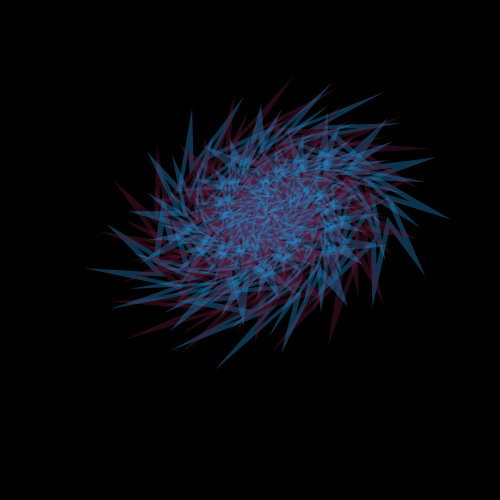
Frame 1 (no input)
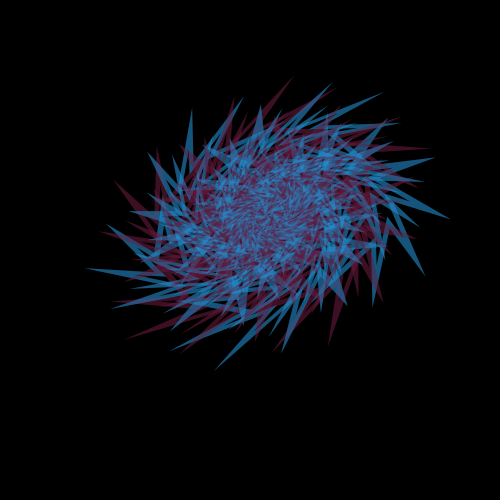
Frame 2 (the mouse pressed at the canvas centre, redrawn once)

The Processing sketch that drew these frames (run headless with seeded random() and noise(); the mouse was pressed at the canvas centre and the sketch redrawn once):

// Processing sketch: processing_84742
// ── processing_84742.pde

void setup(){
 smooth();
  background(/*225,245,243*/0);
  size(500, 500);
}
void draw(){

mouseX=100;
mouseY=100;
float x=20;//mouseX;
float y=40;//mouseY;
float n=10;//3+random(8); // nombre de cotes du polygone
float R=40;//+random(50); // rayon du polygone 
float r=4*R/2; // rayon de l'etoile polygonale
color bleu=color(35,137,203);
color rose=color(95,24,56);
color jaune=color(237,162,0);
strokeWeight(5);
noFill();
float pisn=PI/n;
translate(width/2+r,height/2-r);
//for(int j=0;j</*n*5*/1;j++){forme simple
for(int j=0;j<=n*5;j++){
  {if (j%2==0){
  stroke(bleu,96);}
  else{
 stroke(rose,99);}
// dessin des n sommets du polygone
beginShape();
for(int k=0;k<n;k++) {
if (n%2==0){ // cas du polygone a un nombre pair de sommets
  vertex(x+R*cos(k*2*pisn-pisn),y-R*sin(k*2*pisn-pisn));
  vertex(x+r*cos(k*2*pisn-2*pisn),y-r*sin(k*2*pisn-2*pisn));
}else{ // cas du polygone a un nombre impair de sommets
  vertex(x+R*cos(k*2*pisn-2*pisn),y-R*sin(k*2*pisn-2*pisn));
  vertex(x+r*cos(k*2*pisn-pisn),y-r*sin(k*2*pisn-pisn));
}
}
endShape(CLOSE);
// dessin des n sommets du polygone
translate(x-10,y-10);
rotate(PI/5); 
//rotate(23*PI/53);
scale(0.8,1.2);
noLoop();
}
}
}
